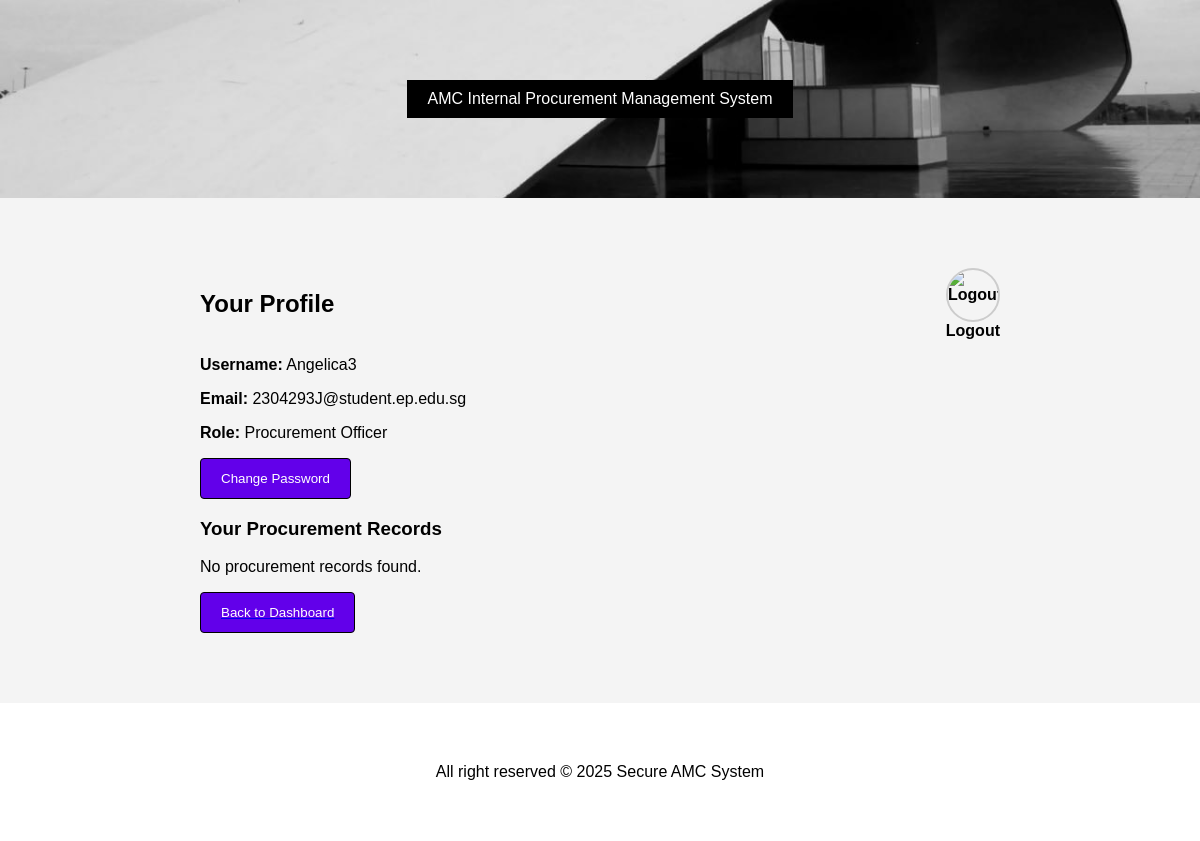
The app's page /assignment/profile.php (signed in), older data.
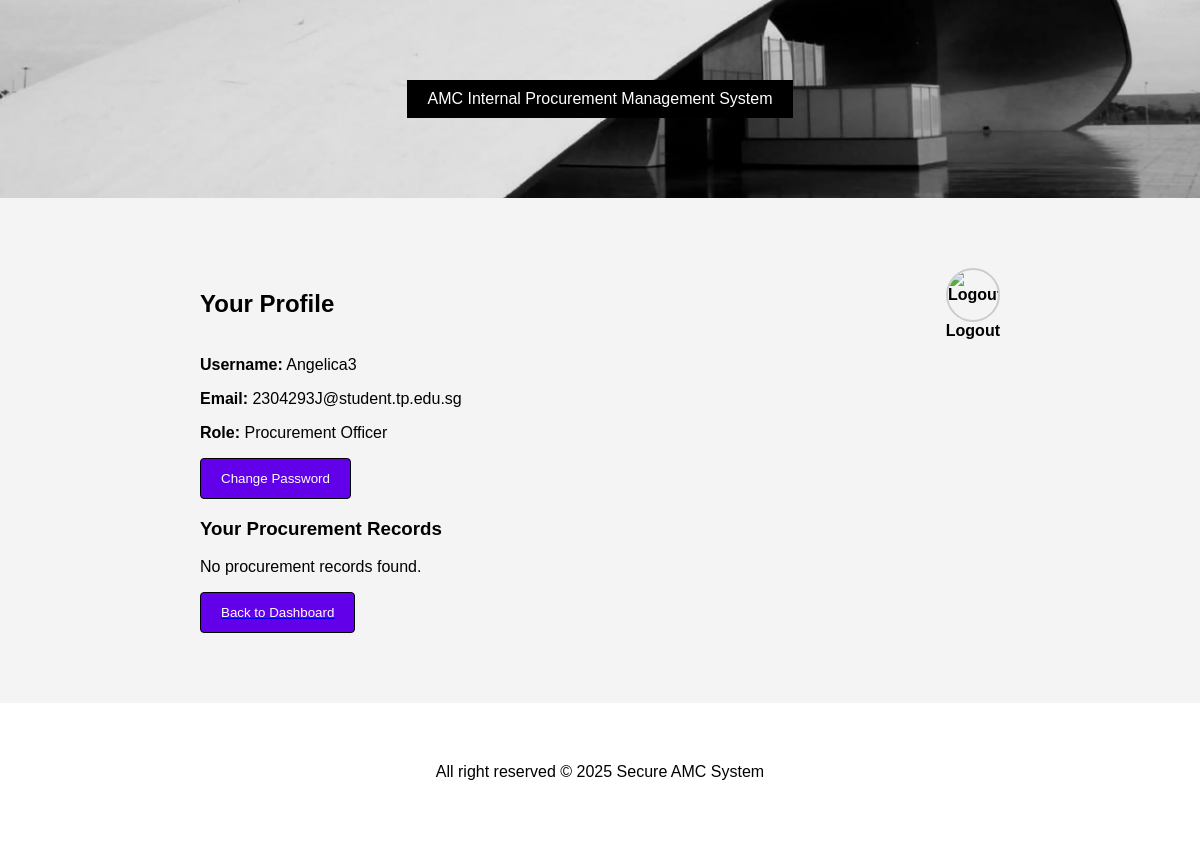
The same page, newer data.
### tables this page shows
CREATE TABLE `user` (
  `USER_ID` int(11) NOT NULL,
  `USERNAME` varchar(20) DEFAULT NULL,
  `PASSWORD` varchar(64) DEFAULT NULL,
  `EMAIL` varchar(100) DEFAULT NULL,
  `ROLE_ID` int(11) DEFAULT NULL,
  `needs_password_reset` tinyint(1) NOT NULL DEFAULT 1,
  `token` varchar(255) DEFAULT NULL,
  `token_expires` int(11) DEFAULT NULL
);

### assignment/profile.php (the view, shortened to what this page needs)
<?php
include 'config.php';
$user_id = $_SESSION['session_userid'];
$error = "";
$procurement_records = [];
$inventory = [];
$items = $conn->query("SELECT item_id, name FROM inventory");
while ($row = $items->fetch_assoc()) {
    $inventory[$row['item_id']] = $row['name'];
}
$departments = [];
$department = $conn->query("SELECT department_id, name FROM department");
while ($row = $department->fetch_assoc()) {
    $departments[$row['department_id']] = $row['name'];
}
try {
    $stmt = $conn->prepare("SELECT USERNAME, EMAIL, ROLE_ID FROM user WHERE USER_ID = ?");
    $stmt->bind_param("i", $user_id);
    $stmt->execute();
    $result = $stmt->get_result();
    $user = $result->fetch_assoc();
    $stmt = $conn->prepare("SELECT PROCUREMENT_ID, ITEM_ID, QUANTITY, DEPARTMENT_ID, PRIORITY_LEVEL, STATUS, DATE_REQUESTED
                            FROM procurement WHERE USER_ID = ?");
    $stmt->bind_param("i", $user_id);
    $stmt->execute();
    $procurement_records = $stmt->get_result();
} catch (Exception $e) {
    $error = "Error fetching profile: " . $e->getMessage();
}
?>
<?php include 'header.php'; ?>
<!DOCTYPE html>
<html lang="en">
<head>
    <link rel="stylesheet" href="style.css">
</head>
<body>
    <div class="container">
        <div class="profile-container">
            <h2>Your Profile</h2>
            <a href="logout.php" class="profile-link">
                <img src="imgs/leave.jpg" alt="Logout">
                <span>Logout</span>
            </a>
        </div>
        <?php if (!empty($error)): ?>
            <div class="message error"><?= htmlspecialchars($error) ?></div>
        <?php else: ?>
            <p><strong>Username:</strong> <?= htmlspecialchars($user['USERNAME']) ?></p>
            <p><strong>Email:</strong> <?= htmlspecialchars($user['EMAIL']) ?></p>
            <p><strong>Role:</strong>
                <?php
                    if ($user['ROLE_ID'] == 1) {
                        echo "Admin";
                    } elseif ($user['ROLE_ID'] == 2) {
                        echo "Department Head";
                    } elseif ($user['ROLE_ID'] == 3) {
                        echo "Procurement Officer";
                    }
                ?>
            </p>
            <form action="forgot_pw.php" method="post">
                <button type="submit">Change Password</button>
            </form>
            <h3>Your Procurement Records</h3>
            <?php if ($procurement_records->num_rows > 0): ?>
                <table>
                    <tr>
                        <th>Procurement ID</th>
                        <th>Item</th>
                        <th>Quantity</th>
                        <th>Department</th>
                        <th>Priority Level</th>
                        <th>Status</th>
                        <th>Date Requested</th>
                    </tr>
                    <?php while ($row = $procurement_records->fetch_assoc()): ?>
                        <tr>
                            <td><?= htmlspecialchars($row['PROCUREMENT_ID']) ?></td>
                            <td><?= htmlspecialchars($inventory[$row['ITEM_ID']] ?? 'Unknown') ?></td>
                            <td><?= htmlspecialchars($row['QUANTITY']) ?></td>
                            <td><?= htmlspecialchars($departments[$row['DEPARTMENT_ID']] ?? 'Unknown') ?></td>
                            <td><?= htmlspecialchars($row['PRIORITY_LEVEL']) ?></td>
                            <td><?= htmlspecialchars($row['STATUS']) ?></td>
                            <td><?= htmlspecialchars($row['DATE_REQUESTED']) ?></td>
                        </tr>
                    <?php endwhile; ?>
                </table>
            <?php else: ?>
                <p>No procurement records found.</p>
            <?php endif; ?>
        <?php endif; ?>
        <a href="dashboard.php"><button>Back to Dashboard</button></a>
    </div>
</body>
</html>
<?php include 'footer.php'; ?>

Row changes from the older to the newer data that the page shows:
changed user "Angelica3": EMAIL "2304293J@student.ep.edu.sg" → "2304293J@student.tp.edu.sg"
